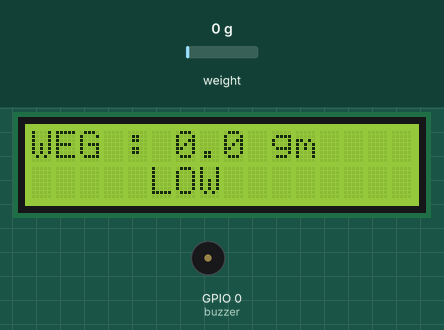
A sketch run on a simulated ESP8266 (NodeMCU). Shown: 16×2 character LCD, buzzer (waves = sounding, pin HIGH). The inputs (shaded band) are chosen by the test bench; at power-on: weight on the scale 0 g. WiFi joins after 1.5 s; servers stay silent unless stated; what the sketch prints to the serial monitor is not drawn.

Above: at 6.5 s.
6.6 s: weight on the scale set to 100 g
At 8.0 s:
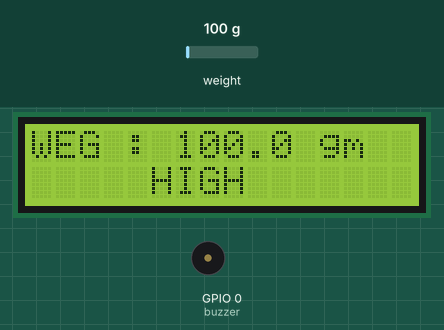
11.7 s: weight on the scale set to 1250 g
At 13.0 s:
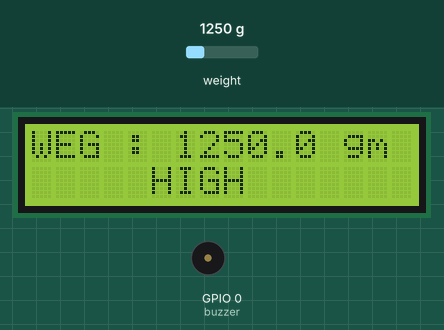
14.9 s: weight on the scale set to 109 g
At 15.9 s:
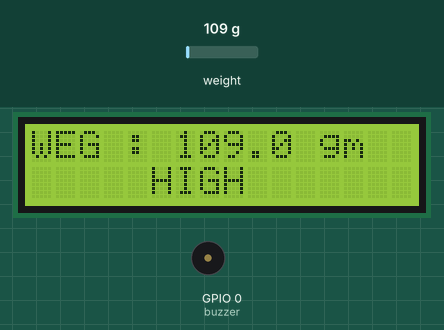
18.2 s: weight on the scale set to 94 g
At 18.9 s:
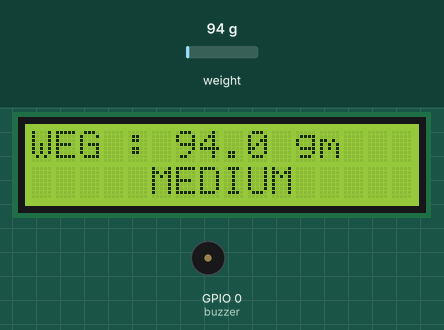
23.4 s: weight on the scale set to 53 g
At 26.0 s:
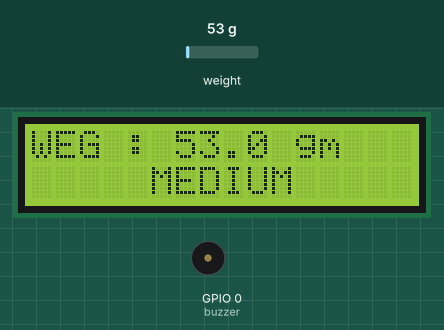
27.9 s: weight on the scale set to 45 g
At 28.9 s:
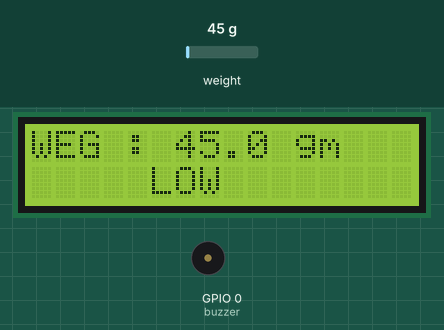
Timing chart, 0 to 30.9 s (numbered marks = the images above; inputs shaded):
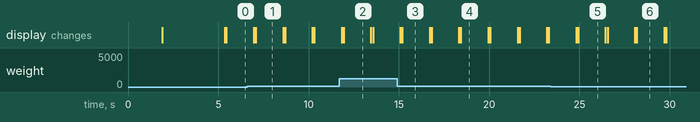

Measured:
- the behaviour switches between 100 and 99 g on weight on the scale (found by bisection; images 3 and 4)
- the behaviour switches between 50 and 49 g on weight on the scale (found by bisection; images 5 and 6)
- after the input at 6.6 s, the display: first differs from a run without the input after 0.48 s (image 1)
- after the input at 11.7 s, the display: first differs from a run without the input after 0.24 s (image 2)
- after the input at 14.9 s, the display: first differs from a run without the input after 0.29 s (image 3)
- after the input at 18.2 s, the display: first differs from a run without the input after 0.24 s (image 4)
- after the input at 23.4 s, the display: first differs from a run without the input after 1.5 s (image 5)
- after the input at 27.9 s, the display: first differs from a run without the input after 0.28 s (image 6)

The sketch:

Saline_Monitoring_System.ino
```cpp
#define BLYNK_TEMPLATE_ID "TMPL3_CDRdMnD"
#define BLYNK_TEMPLATE_NAME "Saline"
#define BLYNK_AUTH_TOKEN "DTVWsxHqT9r7rATF8HCzVouF8tIDR3L7"
#define BLYNK_PRINT Serial
char ssid[] = "Nothing";
char pass[] = "11111111";
char auth[] = "DTVWsxHqT9r7rATF8HCzVouF8tIDR3L7";

#include <ESP8266WiFi.h>
#include <BlynkSimpleEsp8266.h>
#include "HX711.h"
#include <LiquidCrystal_I2C.h>
#include <SoftwareSerial.h>

const int LOADCELL_DOUT_PIN = 12;
const int LOADCELL_SCK_PIN = 13;
LiquidCrystal_I2C lcd(0x27, 16, 2);
SoftwareSerial mySerial(1,3);
HX711 scale;
int buzzer = 0;

void setup() {
  pinMode(buzzer,OUTPUT);
  lcd.init();
  lcd.backlight();

  Serial.begin(9600);
  Blynk.begin(BLYNK_AUTH_TOKEN, ssid, pass);
  lcd.clear();
  lcd.setCursor(0, 0);
  lcd.print("*WELCOME*");
  lcd.setCursor(0, 1);
  lcd.print("   Project");
  delay(2444);
  Serial.begin(9600);
  Serial.println("Load Cell Interfacing with ESP8266 - DIY CHEAP PERFECT");

  scale.begin(LOADCELL_DOUT_PIN, LOADCELL_SCK_PIN);

  scale.set_scale(466.666);
  scale.tare();
}


void loop() {
  Blynk.run();
  lcd.backlight();
  lcd.clear();
  lcd.setCursor(0, 0);
  lcd.print("WEG :");
  lcd.setCursor(6, 0);
  float weight = scale.get_units(1);
  Serial.print("Weight: ");
  lcd.print(weight, 1);
  Serial.println(weight, 1);
  lcd.print(" gm");
  Blynk.virtualWrite(V3, weight);


  if (weight < 50.0) {
    Serial.println("Weight is low");
    lcd.setCursor(5, 1);
    lcd.print("LOW");
    delay(1000);

    if(weight < 30.0 && weight > 20.0 )
    {
    lcd.clear();
    lcd.print("  Send Alert");
    delay(1000);
    lcd.clear();
    lcd.print("Buzzer");
    digitalWrite(buzzer,1);
  delay(2000);
    }
  }
  else if (weight < 100.0) {
    Serial.println("Weight is medium");
    lcd.setCursor(5, 1);
    lcd.print("MEDIUM");
    delay(1000);
  }
else {
    Serial.println("Weight is high");
    lcd.setCursor(5, 1);
    lcd.print("HIGH");
    delay(1000);
  }

  scale.power_down();
  delay(500);
  scale.power_up();
}
```
